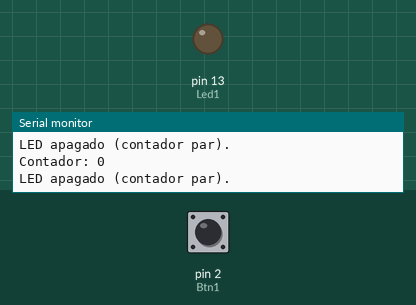
A sketch run on a simulated Arduino Uno, built with avr-gcc and run on an emulated ATmega328P. On the bench: output pins drawn as LEDs (lit = HIGH), the last lines printed to the serial monitor. The test bench sets the inputs (shaded band); at power-on: pin 2 (Btn1) LOW.

Above: at 1.2 s.
1.3 s: pin 2 (Btn1) pulled HIGH for 0.15 s
At 3.2 s:
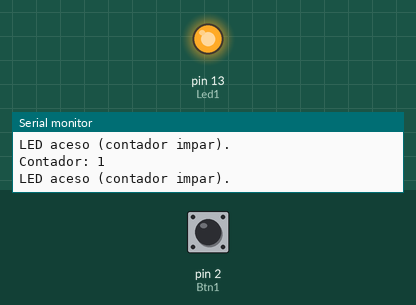
3.5 s: pin 2 (Btn1) pulled HIGH for 1 s
At 5.0 s:
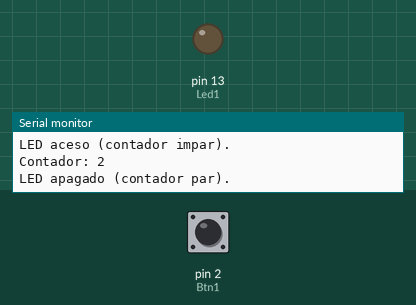
6.0 s: pin 2 (Btn1) pulled HIGH for 3.2 s
At 6.5 s:
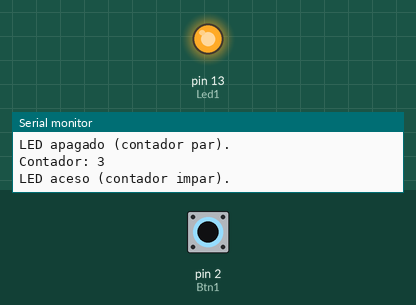
Timing chart, 0 to 9.0 s (numbered marks = the images above; inputs shaded):
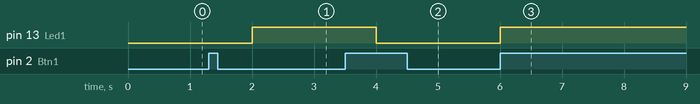

Measured:
- after the input at 1.3 s, pin 13 (Led1): LOW → HIGH after 0.70 s
- after the input at 3.5 s, pin 13 (Led1): HIGH → LOW after 0.50 s
- after the input at 6.0 s, pin 13 (Led1): LOW → HIGH at once

The sketch:

TP2_E4.ino
```cpp
//////////////////////////////////////////////////////////////////////////////
// Ficha Prática 1 - Introdução ATMEGA (IO Digitais)
//////////////////////////////////////////////////////////////////////////////

/////////////////////////////////////////////////
// Ficha Prática 2 I/O Ports - Exercícios:
/////////////////////////////////////////////////

/////////////////////////////////////////////////
// Eduardo Miguel Moreira Junqueira nº30241 ERSC
/////////////////////////////////////////////////
/////////////////////////////////////////////////
// 2-Exercícios-Ex4/4.1/4.2/4.3:https://www.tinkercad.com/things/kXCliC6pTGZ/editel?returnTo=&sharecode=-5Vc2yZbSfX6BdozGw1r8wBOjnCNOKhxcriuQY_GebU
/////////////////////////////////////////////////

//////////////////////////////////////////////////////////////////
//Exercício 2 Pretende-se implementar um sistema que conte o número
//de vezes que o botão de pressão é pressionado.
//Sempre que o contador sofrer alterações o valor deve ser enviado
//via porta série para consola. O LED deve indicar se o valor do
//contador é par ou ímpar (desligado quando o valor do
//contador é par e ligado quando o valor do contador é ímpar).
//Exercício 4 Repita o exercício 2 recorrendo agora à utilização de interrupções externas.
//////////////////////////////////////////////////////////////////

// Pinos ARDUINO
#define Led1 13  // LED1 pin
#define Btn1 2   // BTN1 pin (INT0)

// Variáveis globais
volatile int Cnt = 0;  // Contador de pressões de botão (volatile para uso em ISR)
bool lastBtnState = LOW;

//////////////////////////////////////////////////////////////////
// Configuração das interrupções externas
//////////////////////////////////////////////////////////////////
void initExternalInt()
{
  noInterrupts();  // Desativa as interrupções globais

  // Configura a interrupção para reagir em borda de subida (LOW para HIGH)
  bitWrite(EICRA, ISC01, 1);  // Configura o bit ISC01 para INT0 (borda de subida)
  bitWrite(EICRA, ISC00, 1);  // Configura o bit ISC00 para INT0 (borda de subida)

  // Habilita a interrupção INT0
  bitWrite(EIMSK, INT0, 1);   // Habilita interrupção INT0 (pino 2)

  interrupts();  // Reabilita as interrupções globais
}

//////////////////////////////////////////////////////////////////
// ISR para interrupção INT0 (Botão de pressão no pino 2)
//////////////////////////////////////////////////////////////////
ISR(INT0_vect)
{
  // Incrementa o contador quando o botão for pressionado
  Cnt++;  // Apenas incrementa o contador
}

//////////////////////////////////////////////////////////////////
// Função para atualizar o estado do LED com base no contador
//////////////////////////////////////////////////////////////////
void MudaLed()
{
  if (Cnt % 2 == 0)
  {
    digitalWrite(Led1, LOW);  // Se o contador é par, desliga o LED
    Serial.println("LED apagado (contador par).");
  }
  else
  {
    digitalWrite(Led1, HIGH);  // Se o contador é ímpar, acende o LED
    Serial.println("LED aceso (contador impar).");
  }
}

//////////////////////////////////////////////////////////////////
// Função Setup - Inicialização
//////////////////////////////////////////////////////////////////
void setup()
{
  // Configura o pino do LED e o pino do botão como OUTPUT e INPUT, respetivamente
  Serial.begin(9600);
  pinMode(Led1, OUTPUT);
  pinMode(Btn1, INPUT);

  // Configura a interrupção externa para o botão (INT0)
  initExternalInt();

  Serial.println("In setup function");
}

//////////////////////////////////////////////////////////////////
// Função Loop - Controle baseado no contador
//////////////////////////////////////////////////////////////////
void loop()
{
  // Envia o valor do contador para o monitor série
  Serial.print("Contador: ");
  Serial.println(Cnt);

  // Atualiza o estado do LED com base no valor do contador
  MudaLed();

  delay(1000);  // Espera 1 segundo entre as leituras
}
```
